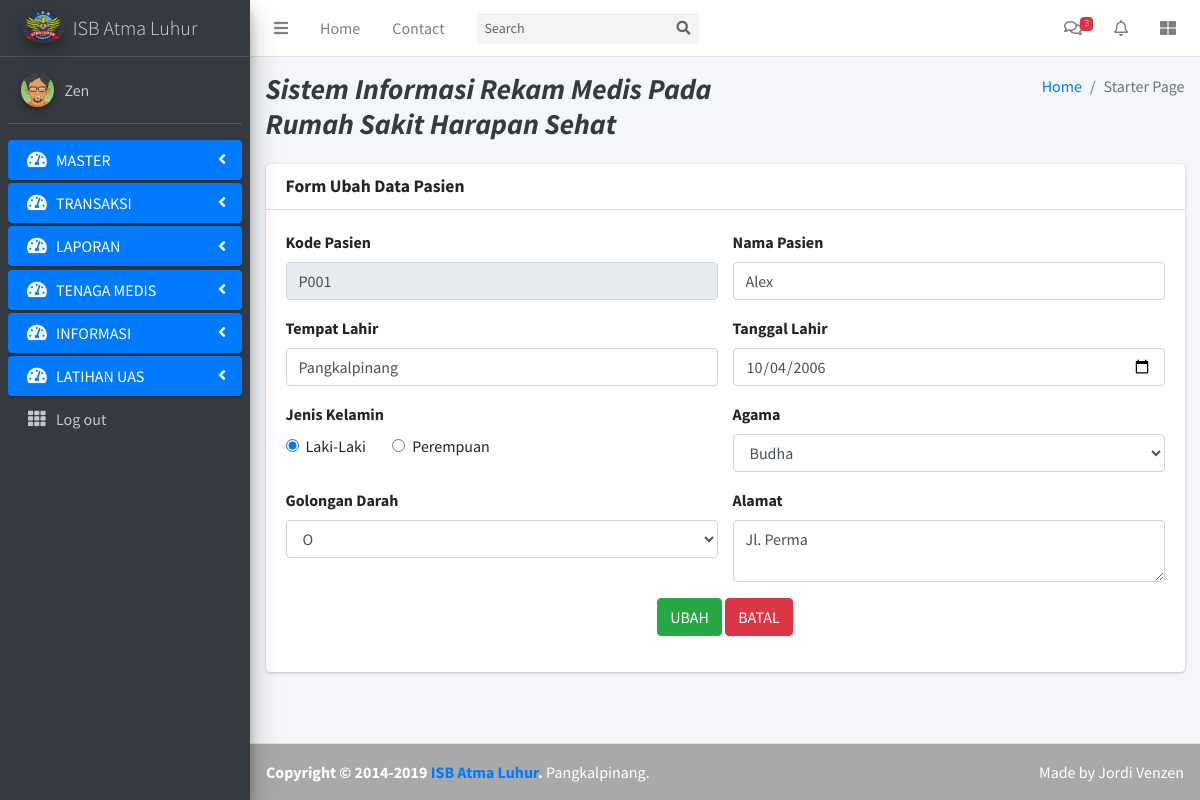
The app's page /index.php?page=edit_pasien&kd_pasien=P001 (signed in) with its own data.
### tables this page shows
CREATE TABLE `pasien` (
  `kd_pasien` varchar(5) NOT NULL,
  `nm_pasien` varchar(50) NOT NULL,
  `tempat_lahir` varchar(50) NOT NULL,
  `tgl_lahir` date NOT NULL,
  `agama` varchar(10) NOT NULL,
  `goldar` varchar(3) NOT NULL,
  `jenkel` varchar(10) NOT NULL,
  `alamat` varchar(10) NOT NULL
);

### page/edit_pasien.php (the view, shortened to what this page needs)
<section class="content">
    <div class="container-fluid">
        <div class="row">
            <div class="col-md-12">
                <div class="card">
                    <div class="card-header">
                        <h3 class="card-title"><B>Form Ubah Data Pasien</B></h3>
                    </div>
                    <?php
$kd_pasien = $_GET['kd_pasien'];
$sql = mysqli_query($koneksi, "SELECT * FROM pasien WHERE kd_pasien='$kd_pasien'");
$result = mysqli_fetch_array($sql);
?>
                    <div class="card-body">
                        <form role="form" method="post">
                            <div class="row">
                                <div class="col-sm-6">
                                    <div class="form-group">
                                        <label>Kode Pasien</label>
                                        <input type="text" name="kd_pasien" class="form-control" value="<?php echo $kd_pasien; ?>" readonly>
                                    </div>
                                </div>
                                <div class="col-sm-6">
                                    <div class="form-group">
                                        <label>Nama Pasien</label>
                                        <input type="text" name="nm_pasien" class="form-control" placeholder="Masukan Nama Pasien" value="<?php echo $result['nm_pasien']; ?>">
                                    </div>
                                </div>
                            </div>
                            <div class="row">
                                <div class="col-sm-6">
                                    <div class="form-group">
                                        <label>Tempat Lahir</label>
                                        <input type="text" name="tempat_lahir" class="form-control" placeholder="Masukan Tempat Lahir" value="<?php echo $result['tempat_lahir']; ?>">
                                    </div>
                                </div>
                                <div class="col-sm-6">
                                    <div class="form-group">
                                        <label>Tanggal Lahir</label>
                                        <input type="date" name="tgl_lahir" class="form-control" placeholder="Masukan Tanggal Lahir" value="<?php echo $result['tgl_lahir']; ?>">
                                    </div>
                                </div>
                            </div>
                            <div class="row">
                                <div class="col-sm-6">
                                    <label>Jenis Kelamin</label>
                                    <div class="form-check">
                                        <div class="row">
                                            <div class="col-sm-3">
                                            <?php
                                            $kd_pasien = $_GET['kd_pasien'];
                                            $query = mysqli_query($koneksi, "SELECT * FROM pasien WHERE kd_pasien='$kd_pasien'");
                                            $data = mysqli_fetch_array($query);
                                            ?>
                                            <label class="form-check-label"><input class="form-check-input" type="radio" name="jenkel" value="Laki-laki" <?php if ($data['jenkel'] == 'Laki-laki') echo 'checked'; ?>>Laki-Laki</label>
                                            </div>
                                            <div class="col-sm-3">
                                            <label class="form-check-label"><input class="form-check-input" type="radio" name="jenkel" value="Perempuan" <?php if ($data['jenkel'] == 'Perempuan') echo 'checked'; ?>>Perempuan</label>
                                            </div>
                                        </div>
                                    </div>
                                </div>
                                <div class="col-sm-6">
                                    <div class="form-group">
                                        <label>Agama</label>
                                        <select name="agama" class="form-control">
                                            <?php
                                            $kd_pasien = $_GET['kd_pasien'];
                                            $query1 = mysqli_query($koneksi, "SELECT * FROM pasien WHERE kd_pasien='$kd_pasien'");
                                            $data1 = mysqli_fetch_array($query1);
                                            ?>
                                            <option value="Budha"<?php if ($data1['agama'] == 'Budha') echo 'selected'; ?>>Budha</option>
                                        </select>
                                    </div>
                                </div>
                            </div>
                            <div class="row">
                            <div class="col-sm-6">
                                <div class="form-group">
                                    <label>Golongan Darah</label>
                                    <select name="goldar" class="form-control">
                                        <option value="O" <?php if ($data1['goldar'] == 'O') echo 'selected'; ?>>O</option>
                                    </select>
                                </div>
                            </div>
                            <div class="col-sm-6">
                                <div class="form-group">
                                    <label>Alamat</label>
                                    <textarea name="alamat" class="form-control" placeholder="Masukan Alamat"><?php echo $result['alamat']; ?></textarea>
                                </div>
                            </div>
                        </div>
                        <div class="row">
                            <div class="col-sm-12" align="center">
                                <div class="item form-group">
                                    <div class="col-md-12 col-sm-12">
                                        <button type="submit" class="btn btn-success" name="ubah">UBAH</button>
                                        <button class="btn btn-danger" type="reset">BATAL</button>
                                    </div>
                                </div>
                            </div>
                        </div>
                    </form>
                    </div>
                </div>
            </div>
        </div>
    </div>
</section>

### records on screen
pasien: nm_pasien "Alex", tempat_lahir "Pangkalpinang", tgl_lahir "10/04/2006", jenkel "☑ Laki-Laki", jenkel "☐ Perempuan", agama "Budha", goldar "O", alamat "Jl. Perma"

### other values on screen
$_SESSION['username'] "Zen"
